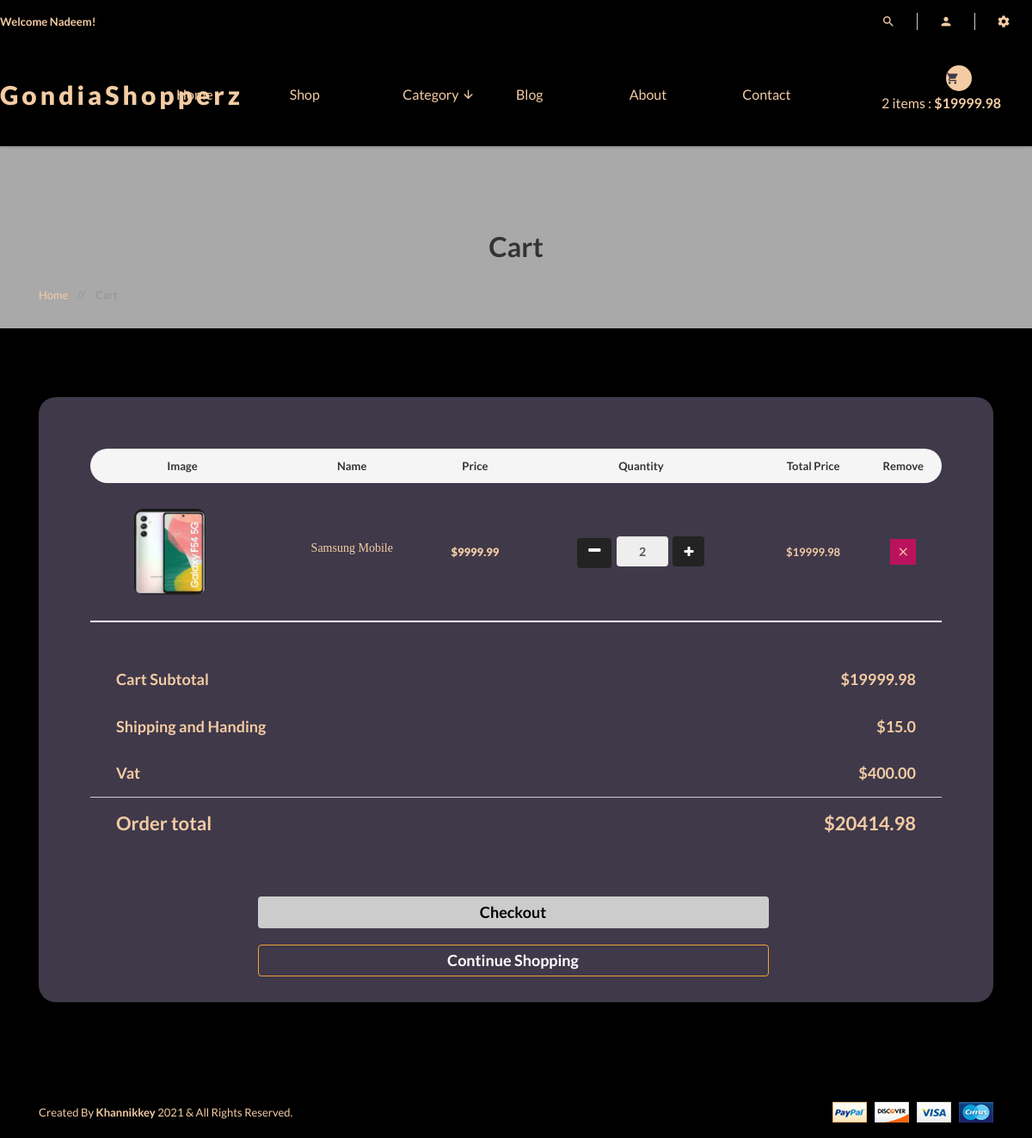
Screenshot of /cart/ (signed in) with the database file from the repository.
### accounts/models.py (models this page shows, shortened)
class Account(AbstractBaseUser):
    first_name = models.CharField(max_length=50)
    last_name = models.CharField(max_length=50)
    username = models.CharField(max_length=50, unique=True)
    email = models.EmailField(max_length=100, unique=True)
    Phone_number = models.CharField(max_length=50)
    is_admin = models.BooleanField(default=False)
    is_staff = models.BooleanField(default=False)
    is_active = models.BooleanField(default=False)
    is_superadmin = models.BooleanField(default=False)
    date_joined_for_format = models.DateTimeField(auto_now_add=True)
    last_login_for_format  = models.DateTimeField(auto_now_add=True)
    USERNAME_FIELD = 'email'
    REQUIRED_FIELDS = ['username', 'first_name', 'last_name']
    objects = AccountManger()

### cart/models.py (models this page shows, shortened)
class CartItem(models.Model):
    user = models.ForeignKey(Account, on_delete=models.CASCADE, null=True )
    product = models.ForeignKey(Product, on_delete=models.CASCADE)
    variation = models.ManyToManyField(Variation, blank=True)
    cart = models.ForeignKey(Cart, on_delete=models.CASCADE, null=True)
    quantity = models.IntegerField()
    is_active = models.BooleanField(default=True)
    def sub_total(self):
        return self.product.price * self.quantity

### shop/models.py (models this page shows, shortened)
class Product(models.Model):
    category = models.ForeignKey(Category, on_delete=models.CASCADE)
    name = models.CharField(max_length=100, unique=True)
    slug = models.SlugField(max_length=100, unique=True)
    description = models.TextField(max_length=300, blank=True)
    price = models.DecimalField(max_digits=6, decimal_places=2)
    discount = models.DecimalField(max_digits=6, decimal_places=2, default=0.00)
    image = models.ImageField(upload_to='photos/products')
    stock = models.IntegerField()
    new = models.BooleanField(default=False)
    is_available = models.BooleanField(default=True)
    date_joined_for_format = models.DateTimeField(auto_now_add=True)
    last_login_for_format = models.DateTimeField(auto_now=True)
    def get_prodcut_details_url(self):
        return reverse('shop:product_details', args=[self.category.slug, self.slug])
    class Meta:
        verbose_name_plural = 'Products'
        ordering = ('-date_joined_for_format',)

### cart/views.py (the view)
# urls.py: path('cart/', include('cart.urls', namespace='cart')),
def cart(request, total_price=0, quantity=0, cart_items=None):
    grand_total = 0
    tax = 0
    try:
        if request.user.is_authenticated:
            cart_items = CartItem.objects.filter(user=request.user, is_active=True)
        else:
            cart = Cart.objects.get(cart_id=_cart_id(request))
            cart_items = CartItem.objects.filter(cart=cart, is_active=True)
        for cart_item in cart_items:
            total_price += (cart_item.product.price * cart_item.quantity)
            quantity += cart_item.quantity
    except ObjectDoesNotExist:
        pass
    tax = round(((2 * total_price)/100), 2)
    grand_total = total_price + tax
    handing = 15.00
    total = float(grand_total) + handing
    context = {
        'total' : total_price,
        'quantity': quantity,
        'cart_items':cart_items,
        'order_total':total,
        'vat' : tax,
        'handing':handing,
    }
    return render(request, 'shop/cart/cart.html', context)

### shop/context_processors.py (called while the page is built)
def category_list(request):
    return {
        'categories' : Category.objects.all(),
    }

### shop/models.py (called while the page is built)
    def get_category_slug_url(self):
        return reverse('shop:categries', args=[self.slug])

### templates/shop/cart/cart.html (shortened to what this page needs)
{% extends '../../base.html' %}
{% load static %}
{% block content %}
<div  class="pages-title section-padding">
			<div  class="container">
				<div  style="background:#A9A9A9" class="row">
					<div class="col-xs-12">
						<div class="pages-title-text text-center">
							<h2 style="color:##FFFFFF">Cart</h2>
							<ul class="text-left">
								<li><a style="color:##FFFFFF" href="\">Home </a></li>
								<li style="color:##FFFFFF"><span> // </span>Cart</li>
							</ul>
						</div>
					</div>
				</div>
			</div>
		</div>
		{% if not cart_items %}
		<div style="font-size:18px; margin-bottom:300px;margin-top:30px" class="container alert alert-info text-center" role="alert">
		<b>Your Cart Is Empty,&nbsp;&nbsp; <a href="{% url 'shop:shop' %}" style="color:#21094e;text-decoration: underline;">Go To Shop<a></b>
		</div>
		{% else %}
		<section style="background:#000000" class="pages cart-page section-padding">
			<div class="container">
				<div class="row">
					<div class="col-xs-12">
						<div style="border-radius:20px;" class="table-responsive padding60">
							<table class="wishlist-table text-center">
								<thead>
									<tr>
										<th style="border-radius:20px 0 0 20px;">Image</th>
										<th>Name</th>
										<th>Price</th>
										<th>quantity</th>
										<th>Total Price</th>
										<th style="border-radius:0 20px 20px 0;">Remove</th>
									</tr>
								</thead>
								<tbody>
                                    {% for cart_item in cart_items %}
									<tr>
										<td class="td-img text-center">
											<a href="{{cart_item.product.get_prodcut_details_url}}"><img style="border-radius:10px;" width="100" height="100" src="{{cart_item.product.image.url}}" alt="Add Product" /></a>
										</td>
										<td>
										<div class="items-dsc">
											<h5><a href="{{cart_item.product.get_prodcut_details_url}}">{{cart_item.product.name}}</a></h5>
										</div>
										</td>
										<td>${{cart_item.product.price}}</td>
										<td>
										<div class="plus-minus" >
										<form style="" action="{% url 'cart:add_cart' cart_item.product.id %}" method="POST">
											<a style="background:#232323;color:#fff;height:35px;margin-top:-5px;width:40px; border-radius: 4px;" href="{% url 'cart:remove_cart' cart_item.product.id cart_item.id %}" ><i class="fa fa-minus"></i></a>
											<input style=" height:35px"  class="form-control" value="{{cart_item.quantity}}" readonly>
											<button style="background:#232323;color:#fff; height:35px; margin-top:-3px " class="btn btn-light" type="submit" id="button-minus"> <i class="fa fa-plus"></i> </button>
											</form>
										</div>
										</td>
										<td >
											<strong style="color:##FFFFFF">${{cart_item.sub_total}}</strong>
										</td>
										<td ><a href="{% url 'cart:remove_cart_item' cart_item.product.id cart_item.id %}" ><i style="background:#ba135d;color:##FFFFFF" onclick="return confirm('Are you really want delete this?')" class="mdi mdi-close"></i></a></td>
									</tr>
									{% endfor %}
								</tbody>
							</table><br><br><br>
							<div class="cart-form-text pay-details table-responsive">
								<table>
									<tbody style="color:##FFFFFF">
										<tr>
											<th style="font-size:18px">Cart Subtotal</th>
											<td style="font-size:18px">${{total}}</td>
										</tr>
										<tr>
											<th style="font-size:18px">Shipping and Handing</th>
											<td style="font-size:18px">${{handing}}</td>
										</tr>
										<tr>
											<th style="font-size:18px">Vat</th>
											<td style="font-size:18px">${{vat}}</td>
										</tr>
									</tbody>
									<tfoot>
										<tr>
											<th style="color:##FFFFFF; font-size:22px" class="tfoot-padd">Order total</th>
											<td style="color:##FFFFFF; font-size:22px" class="tfoot-padd">${{order_total}}</td>
										</tr>
									</tfoot>
								</table>
								<br><br><br>
								<div  class="list-btn text-center">
									<a href="{% url 'orders:checkout' %}" class="btn" style="background:##FFFFFF;color:#000000; text-transform:capitalize; font-size:18px; width:60%"><b>Checkout</b></a><br><br>
									<a href="{% url 'shop:shop' %}" class="btn btn-warning"    style=" background:none;color:##FFFFFF; text-transform:capitalize; font-size:18px; width:60%">continue shopping</a>
								</div>
							</div>
						</div>
					</div>
				</div>
                <br>
			</div>
		</section>
		{% endif %}
{% endblock content %}

### templates/base.html (shortened to what this page needs)
{% load static %}
<!doctype html>
<html class="no-js" lang="">
<head>
    <link rel="stylesheet" href="https://stackpath.bootstrapcdn.com/bootstrap/4.5.2/css/bootstrap.min.css">
    <link rel="stylesheet" href="{% static 'css/bootstrap.min.css' %}">
    <link rel="stylesheet" href="{% static 'css/animate.css' %}">
    <link rel="stylesheet" href="{% static 'css/materialdesignicons.min.css' %}">
    <link rel="stylesheet" href="{% static 'css/jquery.simpleLens.css' %}">
    <link rel="stylesheet" href="{% static 'css/jquery-ui.min.css' %}">
    <link rel="stylesheet" href="{% static 'css/meanmenu.min.css' %}">
    <link rel="stylesheet" href="{% static 'css/nivo-slider.css' %}">
    <link rel="stylesheet" href="{% static 'css/owl.carousel.css' %}">
    <link rel="stylesheet" href="{% static 'css/style.css' %}">
    <link rel="stylesheet" href="{% static 'css/responsive.css' %}">
    <link rel="stylesheet" href="https://cdnjs.cloudflare.com/ajax/libs/font-awesome/4.7.0/css/font-awesome.min.css">
</head>
<body style="background:#A9A9A9">
    <header style="background:#000000" class="header-one header-two">
        <div style="background:#000000" class="header-top-two">
                <div class="row">
                    <div class="col-sm-12">
                        <div class="middel-top">
                            {% if user.id is None %}
                            <div class="left floatleft">
                                <p style="color:##FFFFFF"><b>Welcome Guest!</b></p>
                            </div>
                            {% else %}
                            <div class="left floatleft">
                                <p style="color:##FFFFFF"><b>Welcome {{user.first_name | capfirst}}!</b></p>
                            </div>
                            {% endif %}
                        </div>
                        <div class="middel-top clearfix">
                            <ul class="clearfix right floatright">
                                <li>
                                    <a style="color:##FFFFFF" href="#"><i class="mdi mdi-account"></i></a>
                                </li>
                                <li>
                                    <a style="color:##FFFFFF" href="#"><i class="mdi mdi-settings"></i></a>
                                </li>
                            </ul>
                            <div class="right floatright">
                                     <form action="{% url 'shop:search' %}" method="GET" >
                                    <button style="color:##FFFFFF" type="submit"><i class="mdi mdi-magnify"></i></button>
                                    </form>
                            </div>
                        </div>
                    </div>
                </div>
        </div>
            <div class="row">
                <div class="col-sm-2">
                    <div class="logo">
                        <a style="color:##FFFFFF;font-weight: 800;" href="\"><span
                                style="color:##FFFFFF">Gondia</span>Shopperz</a>
                    </div>
                </div>
                <div class="col-sm-8">
                    <div class="header-middel">
                        <div class="mainmenu">
                            <nav >
                                <ul>
                                    <li ><a href="\">Home</a></li>
                                    <li><a href="{% url 'shop:shop' %}">Shop</a></li>
                                    <li><a href="#">Category <i class="mdi mdi-arrow-down"></i></a>
                                    </li>
                                    <li><a href="blog.html">Blog</a></li>
                                    <li><a href="about.html">About</a></li>
                                    <li><a href="contact.html">Contact</a></li>
                                </ul>
                            </nav>
                        </div>
                    </div>
                </div>
                <div class="col-sm-2">
                    <div class="cart-itmes">
                        <a class="cart-itme-a" href="{% url 'cart:cart' %}">
                            <i class="mdi mdi-cart"></i>
                            {{quantityyy}} items : <strong>${{totalll}}</strong>
                        </a>
                    </div>
                </div>
            </div>
    </header>
    <br>
    {% block content %}
    {% endblock content %}
    <footer>
        <div  style="background:#000000" class="footer-bottom">
            <div class="container">
                <div class="row">
                    <div class="col-xs-12 col-sm-6">
                        <p style="color:##FFFFFF">Created By <span style="color:##FFFFFF"><b>Khannikkey</b></span> 2021 &
                            All Rights Reserved.</p>
                    </div>
                    <div class="col-xs-12 col-sm-6 text-right">
                        <a href="#"><img src="{% static 'img/footer/payment.png' %}" alt="" /></a>
                    </div>
                </div>
            </div>
        </div>
    </footer>
</body>
</html>

### rows the page displays
Account: first_name "Nadeem"
CartItem: product.image (picture), product.name "Samsung Mobile", product.price "9999.99", quantity "2", sub_total "19999.98"

### other values shown
{{ quantityyy }} "2"
{{ totalll }} "19999.98"
{{ total }} "19999.98"
{{ handing }} "15.0"
{{ vat }} "400.00"
{{ order_total }} "20414.98"
